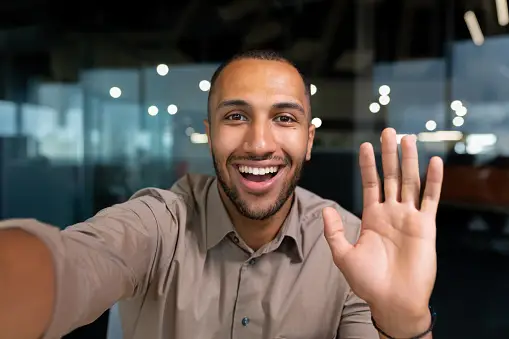
#> input picture Lab4/img.png, 509 x 339 px
$ python -i main.py   (imports and definitions only)
#> lines starting #> are read from the running program, lines starting #| are printed output that depends on the picture
#> (reads Lab4/test.csv from the repository)
#> further down, picture is the input picture: shape (339, 509, 3); mean B, G, R 78.7, 84.4, 92.9
import cv2
import numpy as np
import matplotlib.pyplot as plt

def task1(img):
     # blurry image
    blur_image = cv2.GaussianBlur(img, (5, 5), 0)

    # sharpen image
    kernel = np.array([[-1, -1, -1], [-1, 9, -1], [-1, -1, -1]])
    sharp_image = cv2.filter2D(img, -1, kernel)
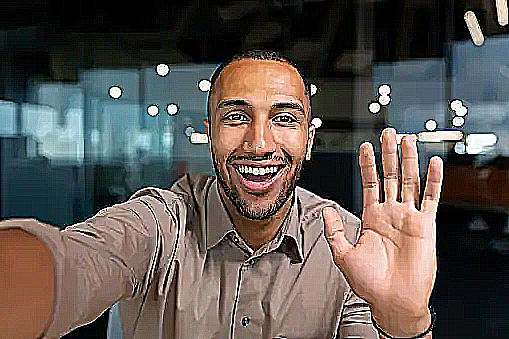
#> sharp_image: shape (339, 509, 3); mean B, G, R 81.1, 86.2, 93.6

    # show bouth images on matplotlib
    blur_image_rgb = cv2.cvtColor(blur_image, cv2.COLOR_BGR2RGB)
    sharp_image_rgb = cv2.cvtColor(sharp_image, cv2.COLOR_BGR2RGB)

    plt.figure(figsize=(20,10))
    plt.subplot(1, 2, 1)
    plt.imshow(blur_image_rgb)
    plt.axis('off')
    plt.title("Blur Image")
    plt.subplot(1, 2, 2)
    plt.imshow(sharp_image_rgb)
    plt.axis('off')
    plt.title("Sharp Image")
    plt.show()
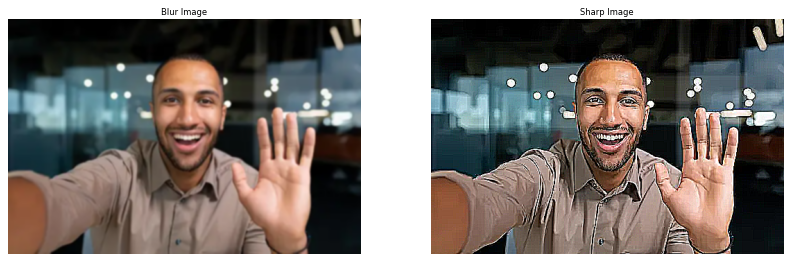
#> figure drawn by matplotlib, 2 panels


# [81 lines left out: functions task2, task3, not called in this run]


import pandas as pd

testResults = pd.read_csv("test.csv")

# converst column label to bool type by True and False


correct = 0

# create dataframe to store the result of the test
results = pd.DataFrame(columns=["path", "my_result", "label"])


# [13 lines not run here, left out]

>>> import cv2
>>> picture = cv2.imread('img.png')
>>> result = task1(picture)
